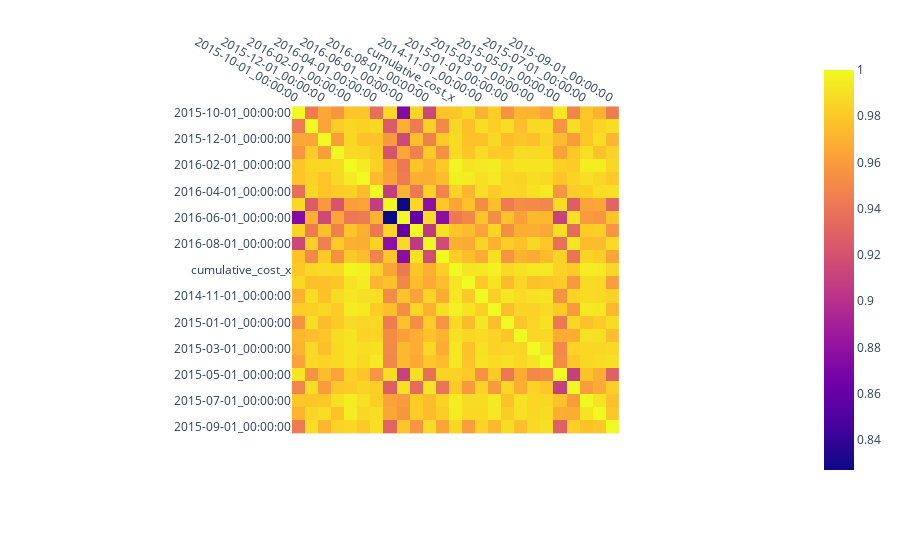

Notebook cell for this chart:
### Markdown cell above
### Task 5: Heatmap

Create a heatmap visualization. Return text in the heatmap and move the x axes to the top of the graph.

### Code cell
fig_heat = px.imshow(merged_df_total.corr(numeric_only=True))
fig_heat.update_xaxes(side='top')
fig_heat.show()

### Figure 1 — Plotly figure (JSON) as saved in the notebook; plotly's stock layout.template omitted (floating-point values rounded to 4 significant figures; data arrays with more than 128 entries replaced by an {"elided": "..."} marker saying what was removed)
{"data": [{"coloraxis": "coloraxis", "hovertemplate": "x: %{x}<br>y: %{y}<br>color: %{z}<extra></extra>", "name": "0", "type": "heatmap", "x": ["2015-10-01_00:00:00", "2015-11-01_00:00:00", "2015-12-01_00:00:00", "2016-01-01_00:00:00", "2016-02-01_00:00:00", "2016-03-01_00:00:00", "2016-04-01_00:00:00", "2016-05-01_00:00:00", "2016-06-01_00:00:00", "2016-07-01_00:00:00", "2016-08-01_00:00:00", "2016-09-01_00:00:00", "cumulative_cost_x", "2014-10-01_00:00:00", "2014-11-01_00:00:00", "2014-12-01_00:00:00", "2015-01-01_00:00:00", "2015-02-01_00:00:00", "2015-03-01_00:00:00", "2015-04-01_00:00:00", "2015-05-01_00:00:00", "2015-06-01_00:00:00", "2015-07-01_00:00:00", "2015-08-01_00:00:00", "2015-09-01_00:00:00"], "xaxis": "x", "y": ["2015-10-01_00:00:00", "2015-11-01_00:00:00", "2015-12-01_00:00:00", "2016-01-01_00:00:00", "2016-02-01_00:00:00", "2016-03-01_00:00:00", "2016-04-01_00:00:00", "2016-05-01_00:00:00", "2016-06-01_00:00:00", "2016-07-01_00:00:00", "2016-08-01_00:00:00", "2016-09-01_00:00:00", "cumulative_cost_x", "2014-10-01_00:00:00", "2014-11-01_00:00:00", "2014-12-01_00:00:00", "2015-01-01_00:00:00", "2015-02-01_00:00:00", "2015-03-01_00:00:00", "2015-04-01_00:00:00", "2015-05-01_00:00:00", "2015-06-01_00:00:00", "2015-07-01_00:00:00", "2015-08-01_00:00:00", "2015-09-01_00:00:00"], "yaxis": "y", "z": {"elided": "25x25 float values"}}], "layout": {"coloraxis": {"colorscale": [[0, "#0d0887"], [0.1111, "#46039f"], [0.2222, "#7201a8"], [0.3333, "#9c179e"], [0.4444, "#bd3786"], [0.5556, "#d8576b"], [0.6667, "#ed7953"], [0.7778, "#fb9f3a"], [0.8889, "#fdca26"], [1, "#f0f921"]]}, "margin": {"t": 60}, "xaxis": {"anchor": "y", "constrain": "domain", "domain": [0, 1], "scaleanchor": "y", "side": "top"}, "yaxis": {"anchor": "x", "autorange": "reversed", "constrain": "domain", "domain": [0, 1]}}}
